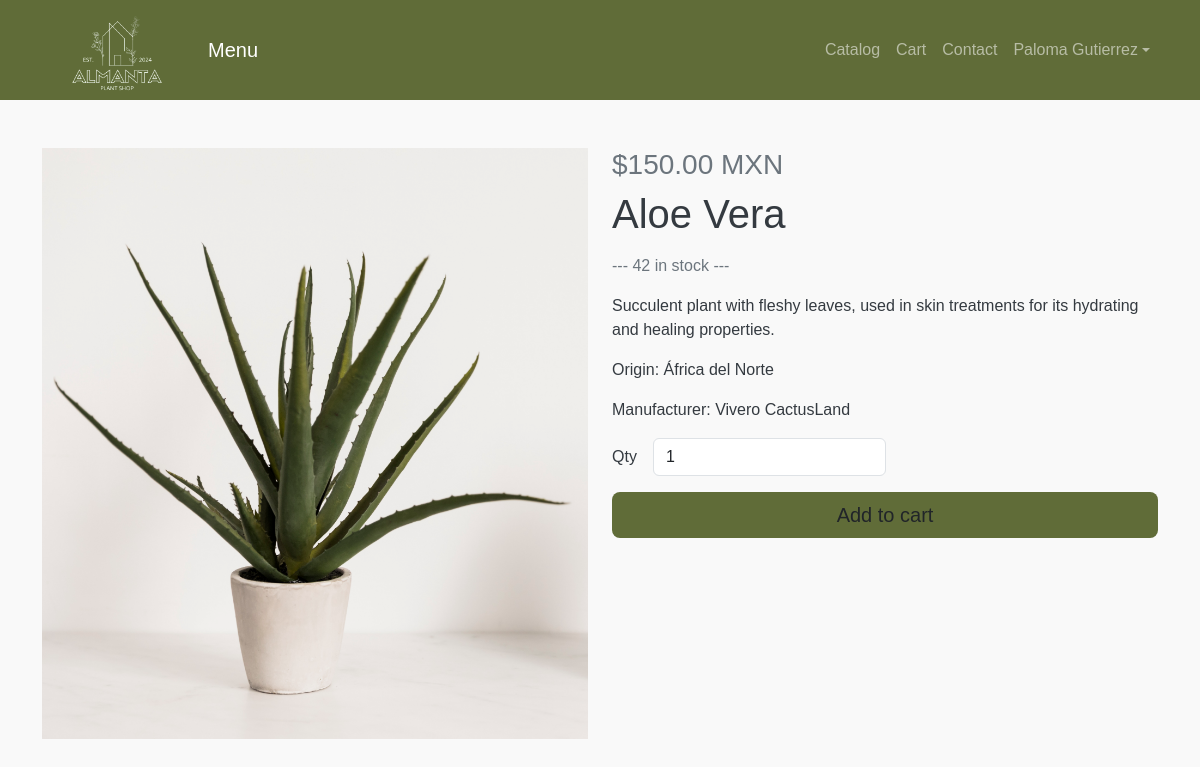
Screenshot of /php/product.php?id=aloe (signed in) with the database file from the repository.
### tables this page shows
CREATE TABLE `productos` (
  `id` int(11) NOT NULL,
  `nombre` varchar(255) NOT NULL,
  `alt_nombre` varchar(50) NOT NULL,
  `descripcion` varchar(255) NOT NULL,
  `fotos` varchar(255) NOT NULL,
  `precio` decimal(10,2) NOT NULL,
  `cantidad_almacen` int(10) UNSIGNED NOT NULL,
  `fabricante` varchar(255) NOT NULL,
  `origen` varchar(255) NOT NULL,
  `seccion` varchar(50) NOT NULL
);

### php/product.php (the view, shortened to what this page needs)
<?php
$conn = mysqli_connect("localhost", "root", "", "tienda");
if (isset($_GET['id'])) {
    $alt_nombre = $_GET['id'];
    $stmt = $conn->prepare("SELECT * FROM productos WHERE alt_nombre = ?");
    $stmt->bind_param("s", $alt_nombre);
    $stmt->execute();
    $result = $stmt->get_result();
    $product = $result->fetch_assoc();
} else {
    die("Invalid product ID.");
}
?>
<!DOCTYPE html>
<html lang="en">
<head>
    <link href="https://cdn.jsdelivr.net/npm/bootstrap@5.3.0/dist/css/bootstrap.min.css" rel="stylesheet">
    <link rel="stylesheet" href="../css/style.css">
</head>
<body>
    <nav class="navbar navbar-expand-lg navbar-dark navbar-custom">
        <div class="container">
            <a href="../index.php" class="navbar-brand">
                <img src="../img/ALMANTA_logo2.png" alt="Almanta Logo" class="logo" width="300">
            </a>
            <a class="navbar-brand" href="../index.php">Menu</a>
            <div class="collapse navbar-collapse" id="navbarNav">
                <ul class="navbar-nav ms-auto">
                    <li class="nav-item"><a class="nav-link" href="catalog.php">Catalog</a></li>
                    <li class="nav-item"><a class="nav-link" href="cart.php">Cart</a></li>
                    <li class="nav-item"><a class="nav-link" href="contact.php">Contact</a></li>
                    <li class="nav-item dropdown">
                        <a class="nav-link dropdown-toggle d-flex align-items-center" href="#" id="userDropdown"
                            role="button" data-bs-toggle="dropdown" aria-expanded="false">
                            <?php echo isset($_SESSION['user_name']) ? $_SESSION['user_name'] : 'User'; ?>
                        </a>
                    </li>
                </ul>
            </div>
        </div>
    </nav>
    <div class="container py-5">
        <div class="row">
            <div class="col-md-6">
                <img src="<?php echo "../" . htmlspecialchars($product['fotos']); ?>"
                    alt="<?php echo htmlspecialchars($product['nombre']); ?>" class="img-fluid">
            </div>
            <div class="col-md-6">
                <h3 class="text-secondary">$<?php echo number_format($product['precio'], 2); ?> MXN</h3>
                <h1 class="mb-3"><?php echo htmlspecialchars($product['nombre']); ?></h1>
                <p class="text-secondary mb-3">
                    <?php echo $product['cantidad_almacen'] > 0 ? '--- ' . $product['cantidad_almacen'] . ' in stock ---' : '--- Out of stock ---'; ?>
                </p>
                <p class="description"><?php echo htmlspecialchars($product['descripcion']); ?></p>
                <p class="origen">Origin: <?php echo htmlspecialchars($product['origen']); ?></p>
                <p class="fabricante">Manufacturer: <?php echo htmlspecialchars($product['fabricante']); ?></p>
                <form method="POST" action="">
                    <div class="d-flex align-items-center mb-3">
                        <label for="quantity" class="me-3">Qty</label>
                        <input type="number" id="quantity" name="quantity" class="form-control w-auto" value="1"
                            min="1">
                    </div>
                    <button type="submit" name="add_to_cart" class="btn btn-custom btn-lg w-100" <?php echo $product['cantidad_almacen'] <= 0 ? 'disabled' : ''; ?>>
                        Add to cart
                    </button>
                </form>
            </div>
        </div>
    </div>
</body>
</html>

### css/style.css (style rules this page uses)
:root { --theme-color: #606c38; --text-color: #343a40; --bg-light: #f9f9f9; --border-color: #dcdcdc; }
body { font-family: 'Arial', sans-serif; color: var(--text-color); background-color: var(--bg-light); }
.navbar, .footer { background-color: var(--theme-color); }
.navbar { padding-top: 0; padding-bottom: 0; height: 100px; }
.navbar .logo { max-height: 150px; height: auto; width: auto; padding: 0; margin: 0; }
.btn-custom, .btn-primary { background-color: var(--theme-color); border: none; }
html { scroll-behavior: smooth; }

### rows the page displays
productos: fotos (picture), precio "150.00", nombre "Aloe Vera", cantidad_almacen "42", descripcion "Succulent plant with fleshy leaves, used in skin treatments for its hydrating and healing properties.", origen "África del Norte", fabricante "Vivero CactusLand"

### other values shown
$_SESSION['user_name'] "Paloma Gutierrez"
